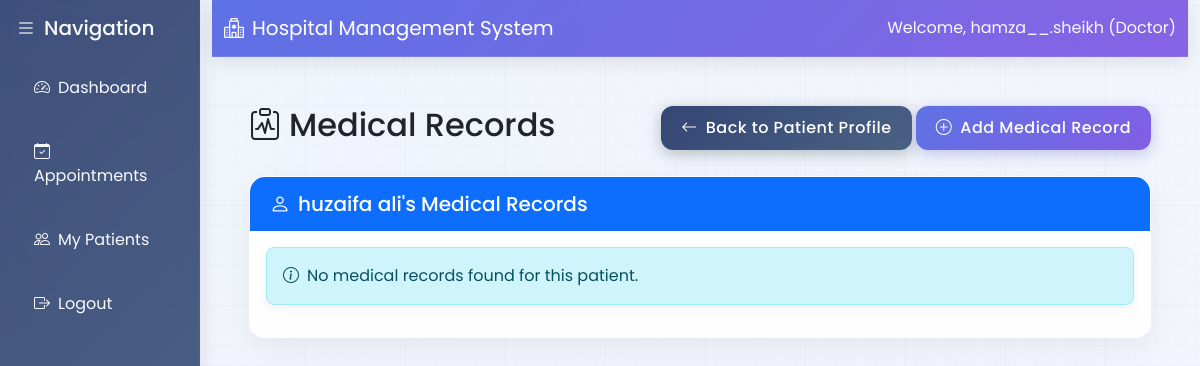
Screenshot of /patients/1/medical_records (signed in) with the database file from the repository.
### app/models.py (models this page shows, shortened)
class User(db.Model, UserMixin):
    id = db.Column(db.Integer, primary_key=True)
    username = db.Column(db.String(20), unique=True, nullable=False)
    email = db.Column(db.String(120), unique=True, nullable=False)
    password_hash = db.Column(db.String(128), nullable=False)
    role = db.Column(db.String(20), nullable=False)  # 'admin', 'doctor', 'nurse', 'receptionist', 'store_manager'
    created_at = db.Column(db.DateTime, default=datetime.utcnow)
    doctor_profile = db.relationship('Doctor', backref='user', uselist=False, cascade='all, delete-orphan')
    nurse_profile = db.relationship('Nurse', backref='user', uselist=False, cascade='all, delete-orphan')
    receptionist_profile = db.relationship('Receptionist', backref='user', uselist=False, cascade='all, delete-orphan')
    store_manager_profile = db.relationship('StoreManager', backref='user', uselist=False, cascade='all, delete-orphan')

class Patient(db.Model):
    id = db.Column(db.Integer, primary_key=True)
    first_name = db.Column(db.String(50), nullable=False)
    last_name = db.Column(db.String(50), nullable=False)
    date_of_birth = db.Column(db.Date, nullable=False)
    gender = db.Column(db.String(10), nullable=False)
    blood_group = db.Column(db.String(5))
    contact_number = db.Column(db.String(15), nullable=False)
    email = db.Column(db.String(120))
    address = db.Column(db.String(200), nullable=False)
    emergency_contact = db.Column(db.String(15))
    registration_date = db.Column(db.DateTime, default=datetime.utcnow)
    medical_records = db.relationship('MedicalRecord', backref='patient', lazy=True, cascade='all, delete-orphan')
    appointments = db.relationship('Appointment', backref='patient', lazy=True, cascade='all, delete-orphan')
    prescriptions = db.relationship('Prescription', backref='patient', lazy=True, cascade='all, delete-orphan')

### app/patients/routes.py (the view)
@patients.route('/patients/<int:patient_id>/medical_records')
@login_required
def medical_records(patient_id):
    if current_user.role not in ['doctor', 'nurse']:
        flash('You do not have permission to view medical records', 'danger')
        return redirect(url_for('main.home'))
    patient = Patient.query.get_or_404(patient_id)
    medical_records = MedicalRecord.query.filter_by(patient_id=patient_id).order_by(MedicalRecord.record_date.desc()).all()
    return render_template('patients/medical_records.html', title='Medical Records', patient=patient, medical_records=medical_records)

### app/models.py (called while the page is built)
@login_manager.user_loader
def load_user(user_id):
    return User.query.get(int(user_id))

### app/templates/patients/medical_records.html
{% extends "base.html" %}
{% block content %}
<div class="container">
    <div class="row mb-4">
        <div class="col">
            <h2><i class="bi bi-clipboard-pulse me-2"></i>Medical Records</h2>
        </div>
        <div class="col-auto">
            <a href="{{ url_for('patients.patient_profile', patient_id=patient.id) }}" class="btn btn-secondary">
                <i class="bi bi-arrow-left me-2"></i>Back to Patient Profile
            </a>
            {% if current_user.role == 'doctor' %}
            <a href="{{ url_for('patients.add_medical_record', patient_id=patient.id) }}" class="btn btn-primary">
                <i class="bi bi-plus-circle me-2"></i>Add Medical Record
            </a>
            {% endif %}
        </div>
    </div>
    <div class="row">
        <div class="col">
            <div class="card">
                <div class="card-header bg-primary text-white">
                    <h5 class="mb-0"><i class="bi bi-person me-2"></i>{{ patient.first_name }} {{ patient.last_name }}'s Medical Records</h5>
                </div>
                <div class="card-body">
                    {% if medical_records %}
                    <div class="table-responsive">
                        <table class="table table-hover">
                            <thead>
                                <tr>
                                    <th>Date</th>
                                    <th>Diagnosis</th>
                                    <th>Treatment</th>
                                    <th>Notes</th>
                                </tr>
                            </thead>
                            <tbody>
                                {% for record in medical_records %}
                                <tr>
                                    <td>{{ record.record_date.strftime('%Y-%m-%d') }}</td>
                                    <td>{{ record.diagnosis }}</td>
                                    <td>{{ record.treatment }}</td>
                                    <td>{{ record.notes }}</td>
                                </tr>
                                {% endfor %}
                            </tbody>
                        </table>
                    </div>
                    {% else %}
                    <div class="alert alert-info">
                        <i class="bi bi-info-circle me-2"></i>No medical records found for this patient.
                    </div>
                    {% endif %}
                </div>
            </div>
        </div>
    </div>
</div>
{% endblock %}

### app/templates/base.html (shortened to what this page needs)
<!DOCTYPE html>
<html lang="en">
<head>
    <link href="https://cdn.jsdelivr.net/npm/bootstrap@5.3.0/dist/css/bootstrap.min.css" rel="stylesheet">
    <link rel="stylesheet" href="https://cdn.jsdelivr.net/npm/bootstrap-icons@1.10.0/font/bootstrap-icons.css">
    <link rel="stylesheet" href="https://cdnjs.cloudflare.com/ajax/libs/animate.css/4.1.1/animate.min.css">
    <link rel="stylesheet" href="https://cdn.jsdelivr.net/npm/sweetalert2@11/dist/sweetalert2.min.css">
</head>
<body>
    <div class="container-fluid">
        <div class="row">
            {% if current_user.is_authenticated %}
            <div class="col-md-2 sidebar p-0">
                <div class="d-flex flex-column p-3">
                    <h5 class="text-light mb-3 animate__animated animate__fadeIn"><i class="bi bi-list me-2"></i>Navigation</h5>
                    {% if current_user.role == 'doctor' %}
                    <a href="{{ url_for('doctors.dashboard') }}" class="nav-link {% if request.endpoint.startswith('doctors.dashboard') %}active{% endif %}">
                        <i class="bi bi-speedometer2 me-2"></i>Dashboard
                    </a>
                    <a href="{{ url_for('doctors.appointments') }}" class="nav-link {% if request.endpoint.startswith('doctors.appointments') %}active{% endif %}">
                        <i class="bi bi-calendar-check me-2"></i>Appointments
                    </a>
                    <a href="{{ url_for('doctors.patients') }}" class="nav-link {% if request.endpoint.startswith('doctors.patients') %}active{% endif %}">
                        <i class="bi bi-people me-2"></i>My Patients
                    </a>
                    {% endif %}
                    <a href="{{ url_for('auth.logout') }}" class="nav-link">
                        <i class="bi bi-box-arrow-right me-2"></i>Logout
                    </a>
                </div>
            </div>
            {% endif %}
            <div class="col{% if current_user.is_authenticated %}-md-10{% endif %}">
                <nav class="navbar navbar-expand-lg mb-4">
                    <div class="container-fluid">
                        <a class="navbar-brand" href="{{ url_for('main.home') }}">
                            <i class="bi bi-hospital me-2"></i>Hospital Management System
                        </a>
                        {% if current_user.is_authenticated %}
                        <div class="navbar-text text-light">
                            Welcome, {{ current_user.username }} ({{ current_user.role.replace('_', ' ').title() }})
                        </div>
                        {% endif %}
                    </div>
                </nav>
                <div class="main-content page-transition">
                    {% block content %}{% endblock %}
                </div>
            </div>
        </div>
    </div>
</body>
</html>

### rows the page displays
User: username "hamza__.sheikh", role.replace "Doctor"
Patient: first_name "huzaifa", last_name "ali"
